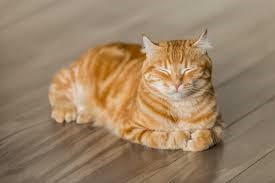
#> input picture cat.jpg, 275 x 183 px
$ python as1p2.py
#> lines starting #> are read from the running program, lines starting #| are printed output that depends on the picture
import cv2
import numpy as np

img1 = cv2.imread("cat.jpg")
#> img1 is the input picture: shape (183, 275, 3); mean B, G, R 102.5, 130.5, 155.7
img2 = cv2.imread("cat(1).jpg")
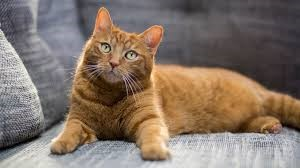
#> input picture cat(1).jpg, 300 x 168 px
#> img2 is the input picture: shape (168, 300, 3); mean B, G, R 104.2, 116.2, 131.9

img2 = cv2.resize(img2, (img1.shape[1], img1.shape[0]))
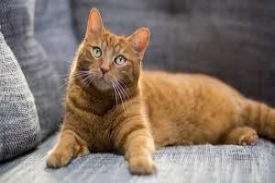
#> img2: shape (183, 275, 3); mean B, G, R 104.1, 116.1, 131.8

alpha = 0.5
blended = ((1 - alpha) * img1 + alpha * img2).astype(np.uint8)
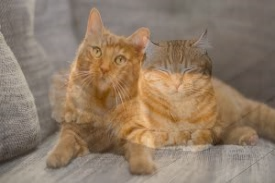
#> blended: shape (183, 275, 3); mean B, G, R 103, 123.1, 143.5

cv2.imwrite("manual_blend.jpg", blended)
